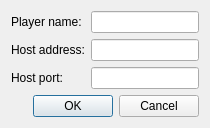
<?xml version="1.0" encoding="UTF-8"?>
<ui version="4.0">
 <class>NetplayStartClientDialog</class>
 <widget class="QDialog" name="NetplayStartClientDialog">
  <property name="geometry">
   <rect>
    <x>0</x>
    <y>0</y>
    <width>400</width>
    <height>229</height>
   </rect>
  </property>
  <property name="sizePolicy">
   <sizepolicy hsizetype="Preferred" vsizetype="Preferred">
    <horstretch>0</horstretch>
    <verstretch>0</verstretch>
   </sizepolicy>
  </property>
  <property name="windowTitle">
   <string>NETPLAY CLIENT</string>
  </property>
  <layout class="QVBoxLayout" name="verticalLayout">
   <property name="sizeConstraint">
    <enum>QLayout::SetFixedSize</enum>
   </property>
   <item>
    <layout class="QFormLayout" name="formLayout">
     <item row="0" column="0">
      <widget class="QLabel" name="label">
       <property name="text">
        <string>Player name:</string>
       </property>
      </widget>
     </item>
     <item row="2" column="0">
      <widget class="QLabel" name="label_2">
       <property name="text">
        <string>Host port:</string>
       </property>
      </widget>
     </item>
     <item row="0" column="1">
      <widget class="QLineEdit" name="txtPlayerName"/>
     </item>
     <item row="2" column="1">
      <widget class="QLineEdit" name="txtPort"/>
     </item>
     <item row="1" column="0">
      <widget class="QLabel" name="label_3">
       <property name="text">
        <string>Host address:</string>
       </property>
      </widget>
     </item>
     <item row="1" column="1">
      <widget class="QLineEdit" name="txtIPAddress"/>
     </item>
    </layout>
   </item>
   <item>
    <widget class="QDialogButtonBox" name="buttonBox">
     <property name="orientation">
      <enum>Qt::Horizontal</enum>
     </property>
     <property name="standardButtons">
      <set>QDialogButtonBox::Cancel|QDialogButtonBox::Ok</set>
     </property>
    </widget>
   </item>
  </layout>
 </widget>
 <resources/>
 <connections>
  <connection>
   <sender>buttonBox</sender>
   <signal>accepted()</signal>
   <receiver>NetplayStartClientDialog</receiver>
   <slot>accept()</slot>
   <hints>
    <hint type="sourcelabel">
     <x>248</x>
     <y>254</y>
    </hint>
    <hint type="destinationlabel">
     <x>157</x>
     <y>274</y>
    </hint>
   </hints>
  </connection>
  <connection>
   <sender>buttonBox</sender>
   <signal>rejected()</signal>
   <receiver>NetplayStartClientDialog</receiver>
   <slot>reject()</slot>
   <hints>
    <hint type="sourcelabel">
     <x>316</x>
     <y>260</y>
    </hint>
    <hint type="destinationlabel">
     <x>286</x>
     <y>274</y>
    </hint>
   </hints>
  </connection>
 </connections>
</ui>
